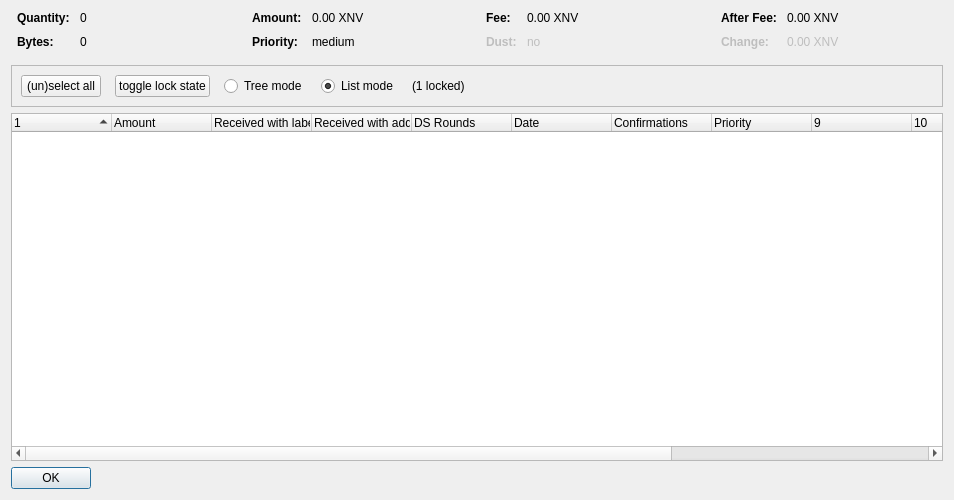
<?xml version="1.0" encoding="UTF-8"?>
<ui version="4.0">
 <class>CoinControlDialog</class>
 <widget class="QDialog" name="CoinControlDialog">
  <property name="geometry">
   <rect>
    <x>0</x>
    <y>0</y>
    <width>954</width>
    <height>500</height>
   </rect>
  </property>
  <property name="windowTitle">
   <string>Coin Selection</string>
  </property>
  <layout class="QVBoxLayout" name="verticalLayout">
   <item>
    <layout class="QHBoxLayout" name="horizontalLayoutTop" stretch="0,0,0,0">
     <property name="topMargin">
      <number>0</number>
     </property>
     <property name="bottomMargin">
      <number>10</number>
     </property>
     <item>
      <layout class="QFormLayout" name="formLayoutCoinControl1">
       <property name="horizontalSpacing">
        <number>10</number>
       </property>
       <property name="verticalSpacing">
        <number>10</number>
       </property>
       <property name="leftMargin">
        <number>6</number>
       </property>
       <property name="rightMargin">
        <number>6</number>
       </property>
       <item row="0" column="0">
        <widget class="QLabel" name="labelCoinControlQuantityText">
         <property name="font">
          <font>
           <weight>75</weight>
           <bold>true</bold>
          </font>
         </property>
         <property name="text">
          <string>Quantity:</string>
         </property>
        </widget>
       </item>
       <item row="0" column="1">
        <widget class="QLabel" name="labelCoinControlQuantity">
         <property name="cursor">
          <cursorShape>IBeamCursor</cursorShape>
         </property>
         <property name="contextMenuPolicy">
          <enum>Qt::ActionsContextMenu</enum>
         </property>
         <property name="text">
          <string notr="true">0</string>
         </property>
         <property name="textInteractionFlags">
          <set>Qt::LinksAccessibleByMouse|Qt::TextSelectableByKeyboard|Qt::TextSelectableByMouse</set>
         </property>
        </widget>
       </item>
       <item row="1" column="0">
        <widget class="QLabel" name="labelCoinControlBytesText">
         <property name="font">
          <font>
           <weight>75</weight>
           <bold>true</bold>
          </font>
         </property>
         <property name="text">
          <string>Bytes:</string>
         </property>
        </widget>
       </item>
       <item row="1" column="1">
        <widget class="QLabel" name="labelCoinControlBytes">
         <property name="cursor">
          <cursorShape>IBeamCursor</cursorShape>
         </property>
         <property name="contextMenuPolicy">
          <enum>Qt::ActionsContextMenu</enum>
         </property>
         <property name="text">
          <string notr="true">0</string>
         </property>
         <property name="textInteractionFlags">
          <set>Qt::LinksAccessibleByMouse|Qt::TextSelectableByKeyboard|Qt::TextSelectableByMouse</set>
         </property>
        </widget>
       </item>
      </layout>
     </item>
     <item>
      <layout class="QFormLayout" name="formLayoutCoinControl2">
       <property name="horizontalSpacing">
        <number>10</number>
       </property>
       <property name="verticalSpacing">
        <number>10</number>
       </property>
       <property name="leftMargin">
        <number>6</number>
       </property>
       <property name="rightMargin">
        <number>6</number>
       </property>
       <item row="0" column="0">
        <widget class="QLabel" name="labelCoinControlAmountText">
         <property name="font">
          <font>
           <weight>75</weight>
           <bold>true</bold>
          </font>
         </property>
         <property name="text">
          <string>Amount:</string>
         </property>
        </widget>
       </item>
       <item row="0" column="1">
        <widget class="QLabel" name="labelCoinControlAmount">
         <property name="cursor">
          <cursorShape>IBeamCursor</cursorShape>
         </property>
         <property name="contextMenuPolicy">
          <enum>Qt::ActionsContextMenu</enum>
         </property>
         <property name="text">
          <string notr="true">0.00 XNV</string>
         </property>
         <property name="textInteractionFlags">
          <set>Qt::LinksAccessibleByMouse|Qt::TextSelectableByKeyboard|Qt::TextSelectableByMouse</set>
         </property>
        </widget>
       </item>
       <item row="1" column="0">
        <widget class="QLabel" name="labelCoinControlPriorityText">
         <property name="font">
          <font>
           <weight>75</weight>
           <bold>true</bold>
          </font>
         </property>
         <property name="text">
          <string>Priority:</string>
         </property>
        </widget>
       </item>
       <item row="1" column="1">
        <widget class="QLabel" name="labelCoinControlPriority">
         <property name="cursor">
          <cursorShape>IBeamCursor</cursorShape>
         </property>
         <property name="contextMenuPolicy">
          <enum>Qt::ActionsContextMenu</enum>
         </property>
         <property name="text">
          <string>medium</string>
         </property>
         <property name="textInteractionFlags">
          <set>Qt::LinksAccessibleByMouse|Qt::TextSelectableByKeyboard|Qt::TextSelectableByMouse</set>
         </property>
        </widget>
       </item>
      </layout>
     </item>
     <item>
      <layout class="QFormLayout" name="formLayoutCoinControl3">
       <property name="horizontalSpacing">
        <number>10</number>
       </property>
       <property name="verticalSpacing">
        <number>10</number>
       </property>
       <property name="leftMargin">
        <number>6</number>
       </property>
       <property name="rightMargin">
        <number>6</number>
       </property>
       <item row="0" column="0">
        <widget class="QLabel" name="labelCoinControlFeeText">
         <property name="font">
          <font>
           <weight>75</weight>
           <bold>true</bold>
          </font>
         </property>
         <property name="text">
          <string>Fee:</string>
         </property>
        </widget>
       </item>
       <item row="0" column="1">
        <widget class="QLabel" name="labelCoinControlFee">
         <property name="cursor">
          <cursorShape>IBeamCursor</cursorShape>
         </property>
         <property name="contextMenuPolicy">
          <enum>Qt::ActionsContextMenu</enum>
         </property>
         <property name="text">
          <string notr="true">0.00 XNV</string>
         </property>
         <property name="textInteractionFlags">
          <set>Qt::LinksAccessibleByMouse|Qt::TextSelectableByKeyboard|Qt::TextSelectableByMouse</set>
         </property>
        </widget>
       </item>
       <item row="1" column="0">
        <widget class="QLabel" name="labelCoinControlLowOutputText">
         <property name="enabled">
          <bool>false</bool>
         </property>
         <property name="font">
          <font>
           <weight>75</weight>
           <bold>true</bold>
          </font>
         </property>
         <property name="text">
          <string>Dust:</string>
         </property>
        </widget>
       </item>
       <item row="1" column="1">
        <widget class="QLabel" name="labelCoinControlLowOutput">
         <property name="enabled">
          <bool>false</bool>
         </property>
         <property name="cursor">
          <cursorShape>IBeamCursor</cursorShape>
         </property>
         <property name="contextMenuPolicy">
          <enum>Qt::ActionsContextMenu</enum>
         </property>
         <property name="text">
          <string>no</string>
         </property>
         <property name="textInteractionFlags">
          <set>Qt::LinksAccessibleByMouse|Qt::TextSelectableByKeyboard|Qt::TextSelectableByMouse</set>
         </property>
        </widget>
       </item>
      </layout>
     </item>
     <item>
      <layout class="QFormLayout" name="formLayoutCoinControl4">
       <property name="horizontalSpacing">
        <number>10</number>
       </property>
       <property name="verticalSpacing">
        <number>10</number>
       </property>
       <property name="leftMargin">
        <number>6</number>
       </property>
       <property name="rightMargin">
        <number>6</number>
       </property>
       <item row="0" column="0">
        <widget class="QLabel" name="labelCoinControlAfterFeeText">
         <property name="font">
          <font>
           <weight>75</weight>
           <bold>true</bold>
          </font>
         </property>
         <property name="text">
          <string>After Fee:</string>
         </property>
        </widget>
       </item>
       <item row="0" column="1">
        <widget class="QLabel" name="labelCoinControlAfterFee">
         <property name="cursor">
          <cursorShape>IBeamCursor</cursorShape>
         </property>
         <property name="contextMenuPolicy">
          <enum>Qt::ActionsContextMenu</enum>
         </property>
         <property name="text">
          <string notr="true">0.00 XNV</string>
         </property>
         <property name="textInteractionFlags">
          <set>Qt::LinksAccessibleByMouse|Qt::TextSelectableByKeyboard|Qt::TextSelectableByMouse</set>
         </property>
        </widget>
       </item>
       <item row="1" column="0">
        <widget class="QLabel" name="labelCoinControlChangeText">
         <property name="enabled">
          <bool>false</bool>
         </property>
         <property name="font">
          <font>
           <weight>75</weight>
           <bold>true</bold>
          </font>
         </property>
         <property name="text">
          <string>Change:</string>
         </property>
        </widget>
       </item>
       <item row="1" column="1">
        <widget class="QLabel" name="labelCoinControlChange">
         <property name="enabled">
          <bool>false</bool>
         </property>
         <property name="cursor">
          <cursorShape>IBeamCursor</cursorShape>
         </property>
         <property name="contextMenuPolicy">
          <enum>Qt::ActionsContextMenu</enum>
         </property>
         <property name="text">
          <string notr="true">0.00 XNV</string>
         </property>
         <property name="textInteractionFlags">
          <set>Qt::LinksAccessibleByMouse|Qt::TextSelectableByKeyboard|Qt::TextSelectableByMouse</set>
         </property>
        </widget>
       </item>
      </layout>
     </item>
    </layout>
   </item>
   <item>
    <widget class="QFrame" name="frame">
     <property name="minimumSize">
      <size>
       <width>0</width>
       <height>40</height>
      </size>
     </property>
     <property name="frameShape">
      <enum>QFrame::StyledPanel</enum>
     </property>
     <property name="frameShadow">
      <enum>QFrame::Sunken</enum>
     </property>
     <layout class="QHBoxLayout" name="horizontalLayout">
      <item>
       <layout class="QHBoxLayout" name="horizontalLayoutPanel" stretch="0,0,0,0,0,0">
        <property name="spacing">
         <number>14</number>
        </property>
        <item>
         <widget class="QPushButton" name="pushButtonSelectAll">
          <property name="sizePolicy">
           <sizepolicy hsizetype="Maximum" vsizetype="Fixed">
            <horstretch>0</horstretch>
            <verstretch>0</verstretch>
           </sizepolicy>
          </property>
          <property name="text">
           <string>(un)select all</string>
          </property>
          <property name="autoDefault">
           <bool>false</bool>
          </property>
         </widget>
        </item>
        <item>
         <widget class="QPushButton" name="pushButtonToggleLock">
          <property name="sizePolicy">
           <sizepolicy hsizetype="Maximum" vsizetype="Fixed">
            <horstretch>0</horstretch>
            <verstretch>0</verstretch>
           </sizepolicy>
          </property>
          <property name="text">
           <string>toggle lock state</string>
          </property>
          <property name="autoDefault">
           <bool>false</bool>
          </property>
         </widget>
        </item>
        <item>
         <widget class="QRadioButton" name="radioTreeMode">
          <property name="sizePolicy">
           <sizepolicy hsizetype="Maximum" vsizetype="Fixed">
            <horstretch>0</horstretch>
            <verstretch>0</verstretch>
           </sizepolicy>
          </property>
          <property name="text">
           <string>Tree mode</string>
          </property>
         </widget>
        </item>
        <item>
         <widget class="QRadioButton" name="radioListMode">
          <property name="sizePolicy">
           <sizepolicy hsizetype="Maximum" vsizetype="Fixed">
            <horstretch>0</horstretch>
            <verstretch>0</verstretch>
           </sizepolicy>
          </property>
          <property name="text">
           <string>List mode</string>
          </property>
          <property name="checked">
           <bool>true</bool>
          </property>
         </widget>
        </item>
        <item>
         <widget class="QLabel" name="labelLocked">
          <property name="text">
           <string>(1 locked)</string>
          </property>
         </widget>
        </item>
        <item>
         <spacer name="horizontalSpacer">
          <property name="orientation">
           <enum>Qt::Horizontal</enum>
          </property>
          <property name="sizeHint" stdset="0">
           <size>
            <width>40</width>
            <height>20</height>
           </size>
          </property>
         </spacer>
        </item>
       </layout>
      </item>
     </layout>
    </widget>
   </item>
   <item>
    <widget class="CoinControlTreeWidget" name="treeWidget">
     <property name="contextMenuPolicy">
      <enum>Qt::CustomContextMenu</enum>
     </property>
     <property name="sortingEnabled">
      <bool>false</bool>
     </property>
     <property name="columnCount">
      <number>13</number>
     </property>
     <attribute name="headerShowSortIndicator" stdset="0">
      <bool>true</bool>
     </attribute>
     <attribute name="headerStretchLastSection">
      <bool>false</bool>
     </attribute>
     <column>
      <property name="text">
       <string/>
      </property>
     </column>
     <column>
      <property name="text">
       <string>Amount</string>
      </property>
     </column>
     <column>
      <property name="text">
       <string>Received with label</string>
      </property>
     </column>
     <column>
      <property name="text">
       <string>Received with address</string>
      </property>
     </column>
     <column>
      <property name="text">
       <string>DS Rounds</string>
      </property>
     </column>
     <column>
      <property name="text">
       <string>Date</string>
      </property>
     </column>
     <column>
      <property name="text">
       <string>Confirmations</string>
      </property>
      <property name="toolTip">
       <string>Confirmed</string>
      </property>
     </column>
     <column>
      <property name="text">
       <string>Priority</string>
      </property>
     </column>
     <column>
      <property name="text">
       <string/>
      </property>
     </column>
     <column>
      <property name="text">
       <string/>
      </property>
     </column>
     <column>
      <property name="text">
       <string/>
      </property>
     </column>
     <column>
      <property name="text">
       <string/>
      </property>
     </column>
     <column>
      <property name="text">
       <string/>
      </property>
     </column>
    </widget>
   </item>
   <item>
    <widget class="QDialogButtonBox" name="buttonBox">
     <property name="sizePolicy">
      <sizepolicy hsizetype="Maximum" vsizetype="Fixed">
       <horstretch>0</horstretch>
       <verstretch>0</verstretch>
      </sizepolicy>
     </property>
     <property name="orientation">
      <enum>Qt::Horizontal</enum>
     </property>
     <property name="standardButtons">
      <set>QDialogButtonBox::Ok</set>
     </property>
    </widget>
   </item>
  </layout>
 </widget>
 <customwidgets>
  <customwidget>
   <class>CoinControlTreeWidget</class>
   <extends>QTreeWidget</extends>
   <header>coincontroltreewidget.h</header>
  </customwidget>
 </customwidgets>
 <resources/>
 <connections/>
</ui>
